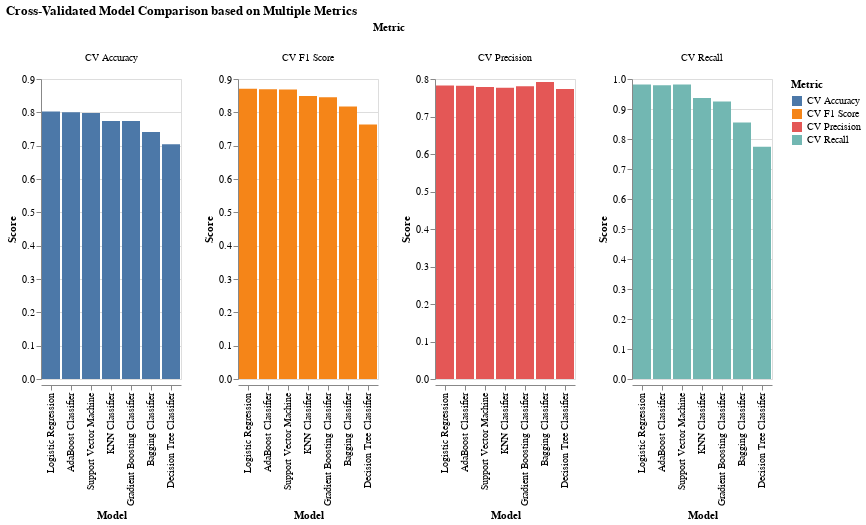

The notebook cell saved with this chart:
### Markdown cell above
Cross-validation checks that the model performs consistently across different parts of the data, helping to prevent overfitting. This process gives a more accurate idea of how the model will work on new, unseen data.

### Code cell
# Convert cross-validation results to DataFrame
cv_model_performance_df = pd.DataFrame(cv_model_performance).T
cv_model_performance_df.reset_index(inplace=True)
cv_model_performance_df.rename(columns={'index': 'Model'}, inplace=True)

# Melt the DataFrame to long format for easier plotting
cv_model_performance_melted = cv_model_performance_df.melt(id_vars='Model', var_name='Metric', value_name='Score')

# Plotting cross-validated model performance
cv_performance_chart = alt.Chart(cv_model_performance_melted).mark_bar().encode(
    x=alt.X('Model:N', sort='-y'),
    y='Score:Q',
    color='Metric:N',
    column='Metric:N'
).properties(
    title='Cross-Validated Model Comparison based on Multiple Metrics'
).resolve_scale(
    y='independent'
)

cv_performance_chart.display()

### Figure 1 — Vega-Lite specification as saved in the notebook (floating-point values rounded to 4 significant figures)
{"config": {"view": {"continuousWidth": 400, "continuousHeight": 300}}, "data": {"name": "data-1b7e53d834ca793e2fea7c5f0b33d221"}, "mark": "bar", "encoding": {"color": {"field": "Metric", "type": "nominal"}, "column": {"field": "Metric", "type": "nominal"}, "x": {"field": "Model", "sort": "-y", "type": "nominal"}, "y": {"field": "Score", "type": "quantitative"}}, "resolve": {"scale": {"y": "independent"}}, "title": "Cross-Validated Model Comparison based on Multiple Metrics", "$schema": "https://vega.github.io/schema/vega-lite/v4.17.0.json", "datasets": {"data-1b7e53d834ca793e2fea7c5f0b33d221": [{"Model": "Logistic Regression", "Metric": "CV Accuracy", "Score": 0.8024}, {"Model": "KNN Classifier", "Metric": "CV Accuracy", "Score": 0.7739}, {"Model": "Support Vector Machine", "Metric": "CV Accuracy", "Score": 0.7983}, {"Model": "Decision Tree Classifier", "Metric": "CV Accuracy", "Score": 0.7046}, {"Model": "Bagging Classifier", "Metric": "CV Accuracy", "Score": 0.7413}, {"Model": "Gradient Boosting Classifier", "Metric": "CV Accuracy", "Score": 0.774}, {"Model": "AdaBoost Classifier", "Metric": "CV Accuracy", "Score": 0.8004}, {"Model": "Logistic Regression", "Metric": "CV Precision", "Score": 0.7825}, {"Model": "KNN Classifier", "Metric": "CV Precision", "Score": 0.7765}, {"Model": "Support Vector Machine", "Metric": "CV Precision", "Score": 0.7787}, {"Model": "Decision Tree Classifier", "Metric": "CV Precision", "Score": 0.7737}, {"Model": "Bagging Classifier", "Metric": "CV Precision", "Score": 0.7923}, {"Model": "Gradient Boosting Classifier", "Metric": "CV Precision", "Score": 0.7805}, {"Model": "AdaBoost Classifier", "Metric": "CV Precision", "Score": 0.7821}, {"Model": "Logistic Regression", "Metric": "CV Recall", "Score": 0.9819}, {"Model": "KNN Classifier", "Metric": "CV Recall", "Score": 0.9368}, {"Model": "Support Vector Machine", "Metric": "CV Recall", "Score": 0.982}, {"Model": "Decision Tree Classifier", "Metric": "CV Recall", "Score": 0.7742}, {"Model": "Bagging Classifier", "Metric": "CV Recall", "Score": 0.8554}, {"Model": "Gradient Boosting Classifier", "Metric": "CV Recall", "Score": 0.9248}, {"Model": "AdaBoost Classifier", "Metric": "CV Recall", "Score": 0.9789}, {"Model": "Logistic Regression", "Metric": "CV F1 Score", "Score": 0.8707}, {"Model": "KNN Classifier", "Metric": "CV F1 Score", "Score": 0.8488}, {"Model": "Support Vector Machine", "Metric": "CV F1 Score", "Score": 0.8684}, {"Model": "Decision Tree Classifier", "Metric": "CV F1 Score", "Score": 0.7639}, {"Model": "Bagging Classifier", "Metric": "CV F1 Score", "Score": 0.8171}, {"Model": "Gradient Boosting Classifier", "Metric": "CV F1 Score", "Score": 0.8456}, {"Model": "AdaBoost Classifier", "Metric": "CV F1 Score", "Score": 0.8693}]}}
